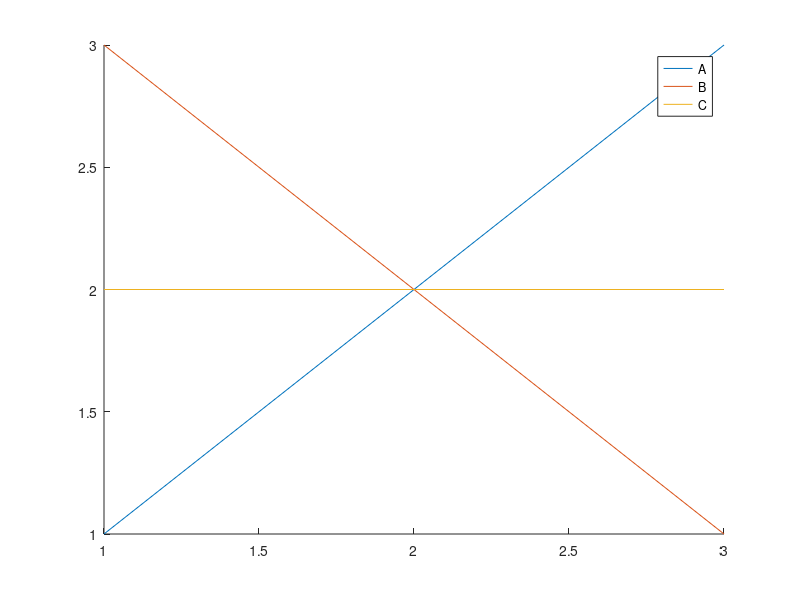

MATLAB code for this plot: (Note: this script raises an error after producing the figure.)
%=============================================================================
% Copyright (c) 2026-present Allan CORNET (Nelson)
%=============================================================================
% This file is part of Nelson.
%=============================================================================
% LICENCE_BLOCK_BEGIN
% SPDX-License-Identifier: LGPL-3.0-or-later
% LICENCE_BLOCK_END
%=============================================================================
% <--ADV-CLI MODE-->
%=============================================================================
% Turning IconDisplayStyle off on a plotted object after the legend exists
% removes its entry (the reference parity).
%=============================================================================
f = figure('Visible', 'off');
ax = axes('Parent', f);
hold(ax, 'on');
a = plot(ax, 1:3, 'DisplayName', 'A');
b = plot(ax, 3:-1:1, 'DisplayName', 'B');
c = plot(ax, [2 2 2], 'DisplayName', 'C');
lg = legend(ax);
assert_isequal(lg.String(:)', {'A', 'B', 'C'});
b.Annotation.LegendInformation.IconDisplayStyle = 'off';
drawnow();
assert_isequal(lg.String(:)', {'A', 'C'});
a.Annotation.LegendInformation.IconDisplayStyle = 'off';
drawnow();
assert_isequal(lg.String(:)', {'C'});
close(f);
%=============================================================================
